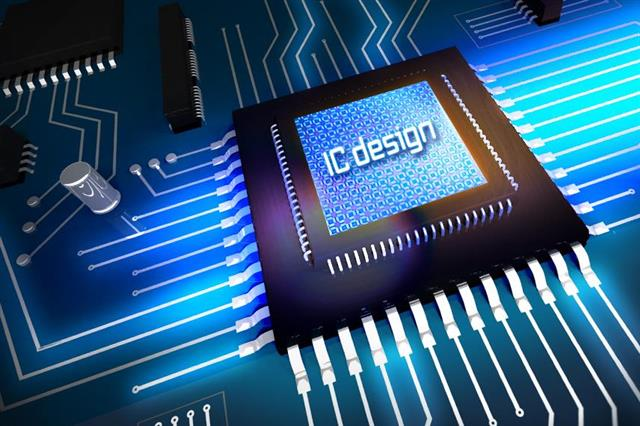
#> input picture Histogram/circuit.jpg, 640 x 426 px
$ python Create_histogram.py
#> lines starting #> are read from the running program, lines starting #| are printed output that depends on the picture
import cv2
import numpy as np
import matplotlib.pyplot as plt
def Find_histogram(image):
    hist=np.zeros(256)
    for i in range(image.shape[0]):
        for j in range(image.shape[1]):
            hist[image[i,j]]+=1
    return hist

image=cv2.imread("circuit.jpg",0)
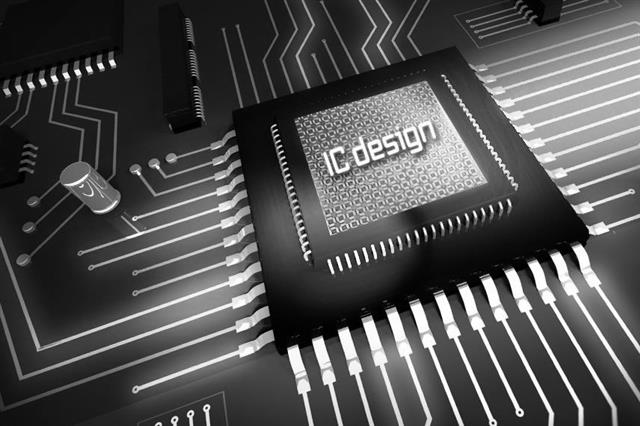
#> image: shape (426, 640); min 0, max 255, mean 80.7
hist=Find_histogram(image)
#> hist = 256 values, max 5179 at index 26, min 249 at index 207, mean 1065
plt.subplot(1,2,1)
plt.plot(hist)
plt.xlabel("Intensity")
plt.ylabel("Number of pixels")
plt.subplot(1,2,2)
plt.imshow(image,cmap="gray")
plt.show()
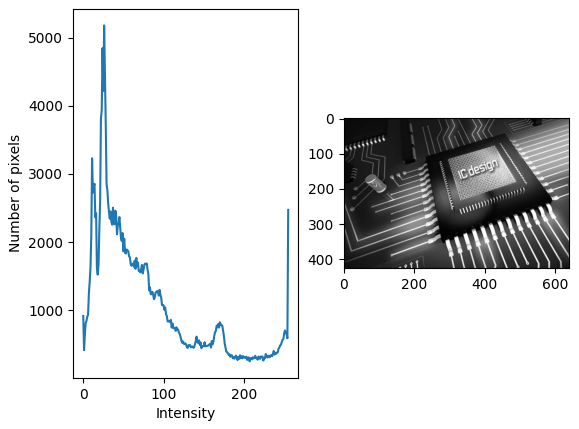
#> figure drawn by matplotlib, 2 panels; panel 1: curve peaks at x = 26, y = 5179
cv2.waitKey(0)
